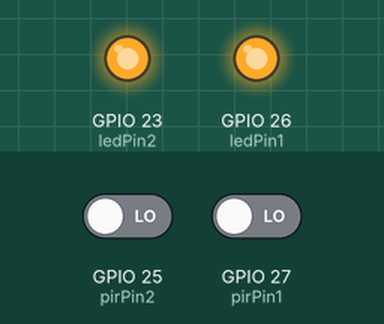
Recording of a sketch running on a simulated ESP32. Shown: output pins drawn as LEDs (lit = HIGH). The inputs (shaded band) are chosen by the test bench; at power-on: GPIO 25 (pirPin2) LOW, GPIO 27 (pirPin1) LOW. WiFi joins after 1.5 s; servers stay silent unless stated; what the sketch prints to the serial monitor is not drawn.

Above: at 1.7 s.
At 21.7 s:
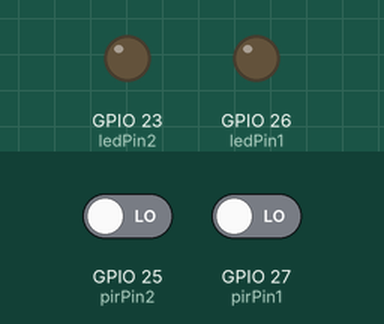
Timing chart, 0 to 23.2 s (numbered marks = the images above):
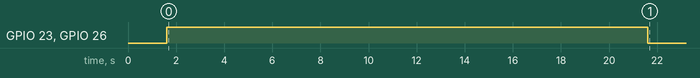

The sketch:

sketch_nov1a.ino
```cpp
/*
 * ESP32 Simple Web Server for *TWO* Table Occupancy Sensors
 *
 * This code does four things:
 * 1. Connects to your "tejureddy" WiFi.
 * 2. Reads *two* PIR sensors constantly.
 * 3. Controls *two* corresponding LEDs.
 * 4. Starts a web server with two different endpoints:
 * - /status (for Table 1)
 * - /table2 (for Table 2)
 */

// Include the built-in libraries
#include <WiFi.h>
#include <WebServer.h>

// --- 1. CONFIGURE YOUR SETTINGS ---

// Set your WiFi network credentials
const char* WIFI_SSID = " ";     // Your WiFi Name
const char* WIFI_PASSWORD = " "; // Your WiFi Password

// Define the pins for Table 1 (Existing)
const int pirPin1 = 27;  // GPIO 27 for PIR sensor 1
const int ledPin1 = 26;  // GPIO 26 for LED 1

// Define the pins for Table 2 (New)
const int pirPin2 = 25;  // GPIO 25 for PIR sensor 2
const int ledPin2 = 23;  // GPIO 23 for LED 2

// --- END OF CONFIGURATION ---

// Create a web server object on port 80
WebServer server(80);

// Variables to store the current sensor states
volatile int pirState1 = LOW;
volatile int pirState2 = LOW;

/**
 * @brief This function handles requests for Table 1
 */
void handleGetTable1Status() {
  Serial.println("Server: Received a request for /status (Table 1)");

  String jsonResponse = "";
  if (pirState1 == HIGH) {
    jsonResponse = "{\"status_code\": 200, \"status\": \"Occupied\"}";
  } else {
    jsonResponse = "{\"status_code\": 200, \"status\": \"Available\"}";
  }
  server.send(200, "application/json", jsonResponse);
}

/**
 * @brief This function handles requests for Table 2
 */
void handleGetTable2Status() {
  Serial.println("Server: Received a request for /table2 (Table 2)");

  String jsonResponse = "";
  if (pirState2 == HIGH) {
    jsonResponse = "{\"status_code\": 200, \"status\": \"Occupied\"}";
  } else {
    jsonResponse = "{\"status_code\": 200, \"status\": \"Available\"}";
  }
  server.send(200, "application/json", jsonResponse);
}


/**
 * @brief Standard Arduino setup function
 */
void setup() {
  Serial.begin(115200);
  delay(100);

  // Set the pin modes
  pinMode(pirPin1, INPUT);
  pinMode(ledPin1, OUTPUT);
  pinMode(pirPin2, INPUT);
  pinMode(ledPin2, OUTPUT);

  // Set the LEDs to LOW (off) initially
  digitalWrite(ledPin1, LOW);
  digitalWrite(ledPin2, LOW);

  // --- 1. Connect to WiFi ---
  Serial.println();
  Serial.print("Connecting to WiFi network: ");
  Serial.println(WIFI_SSID);

  WiFi.begin(WIFI_SSID, WIFI_PASSWORD);

  while (WiFi.status() != WL_CONNECTED) {
    delay(500);
    Serial.print(".");
  }

  Serial.println("\nWiFi Connected!");
  Serial.print("ESP32 IP Address: ");
  Serial.println(WiFi.localIP()); // <-- This is the IP for your app
  Serial.println("------------------------------------");

  // --- 2. Calibrate Sensor ---
  // This delay calibrates both sensors at the same time
  Serial.println("Calibrating PIR sensors... Please wait (20 seconds).");
  digitalWrite(ledPin1, HIGH); // Turn on LEDs during calibration
  digitalWrite(ledPin2, HIGH);
  delay(20000); // 20-second delay for calibration
  digitalWrite(ledPin1, LOW);  // Turn off LEDs
  digitalWrite(ledPin2, LOW);
  Serial.println("Sensors ready!");
  Serial.println("------------------------------------");

  // --- 3. Start the Web Server ---

  // When the server gets a request for "/status", call "handleGetTable1Status"
  server.on("/status", HTTP_GET, handleGetTable1Status);

  // When the server gets a request for "/table2", call "handleGetTable2Status"
  server.on("/table2", HTTP_GET, handleGetTable2Status);

  // Start the server
  server.begin();
  Serial.println("HTTP server started.");
  Serial.print("Test Table 1: http://");
  Serial.print(WiFi.localIP());
  Serial.println("/status");
  Serial.print("Test Table 2: http://");
  Serial.print(WiFi.localIP());
  Serial.println("/table2");
  Serial.println("------------------------------------");
}

/**
 * @brief Standard Arduino loop function
 */
void loop() {
  // --- Task 1: Check Sensor 1 ---
  pirState1 = digitalRead(pirPin1);
  if (pirState1 == HIGH) {
    digitalWrite(ledPin1, HIGH);
  } else {
    digitalWrite(ledPin1, LOW);
  }

  // --- Task 2: Check Sensor 2 ---
  pirState2 = digitalRead(pirPin2);
  if (pirState2 == HIGH) {
    digitalWrite(ledPin2, HIGH);
  } else {
    digitalWrite(ledPin2, LOW);
  }

  // --- Task 3: Handle any incoming web requests ---
  server.handleClient();
}
```
